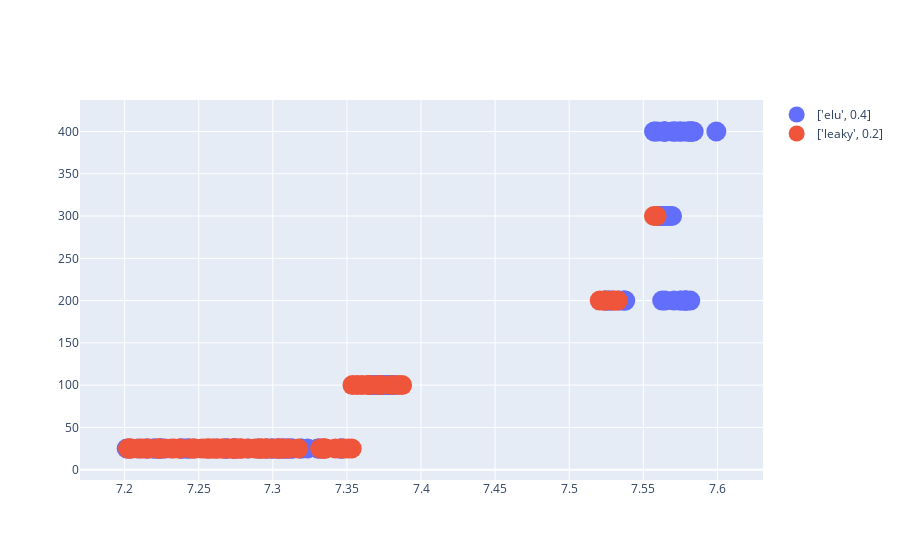

Source (notebook cell):
### Code cell
results.results_dataframe_graph(facet='activation',att=['filters','strides','kernel_size','filtersa','stridesa','kernel_sizea', 'activation','drop','dropa', 'dropf','activation_full','full','fulldrop', 'depth_multiplier', 'depth_multipliera','lag','radius','corr','nneighbors'], count=True, threshold=7.2)
